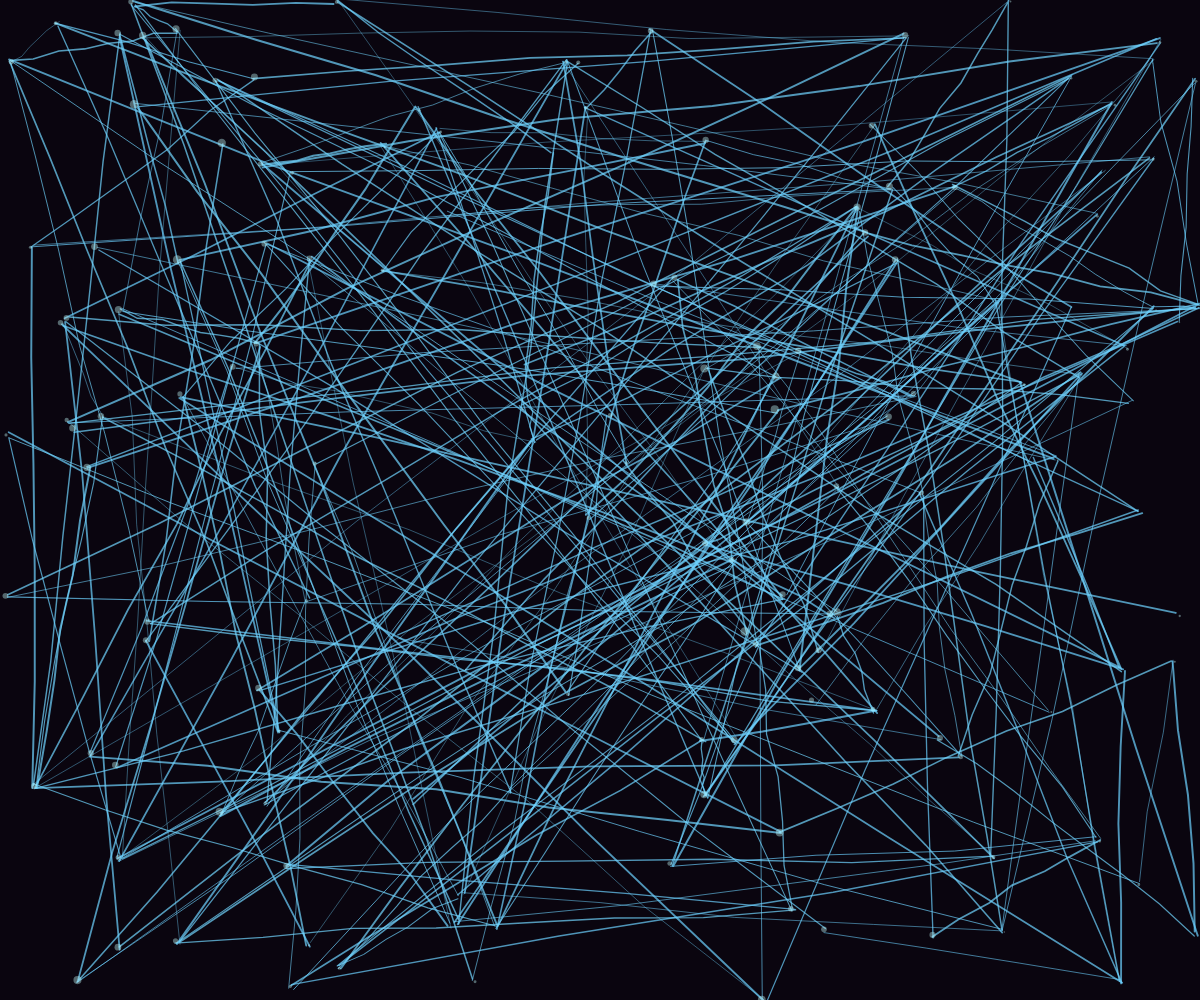
Frame 1 (no input)
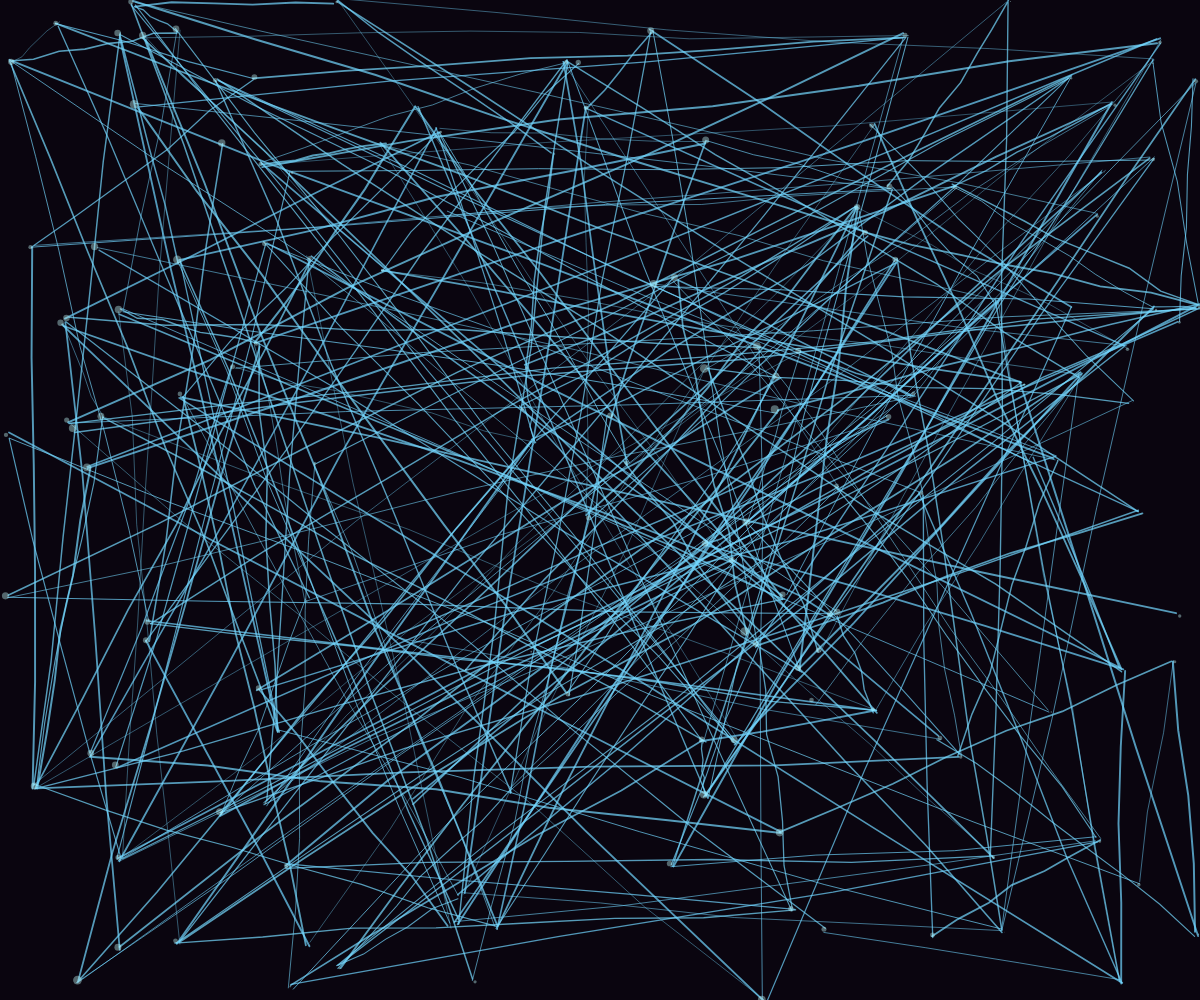
Frame 60 (no input)
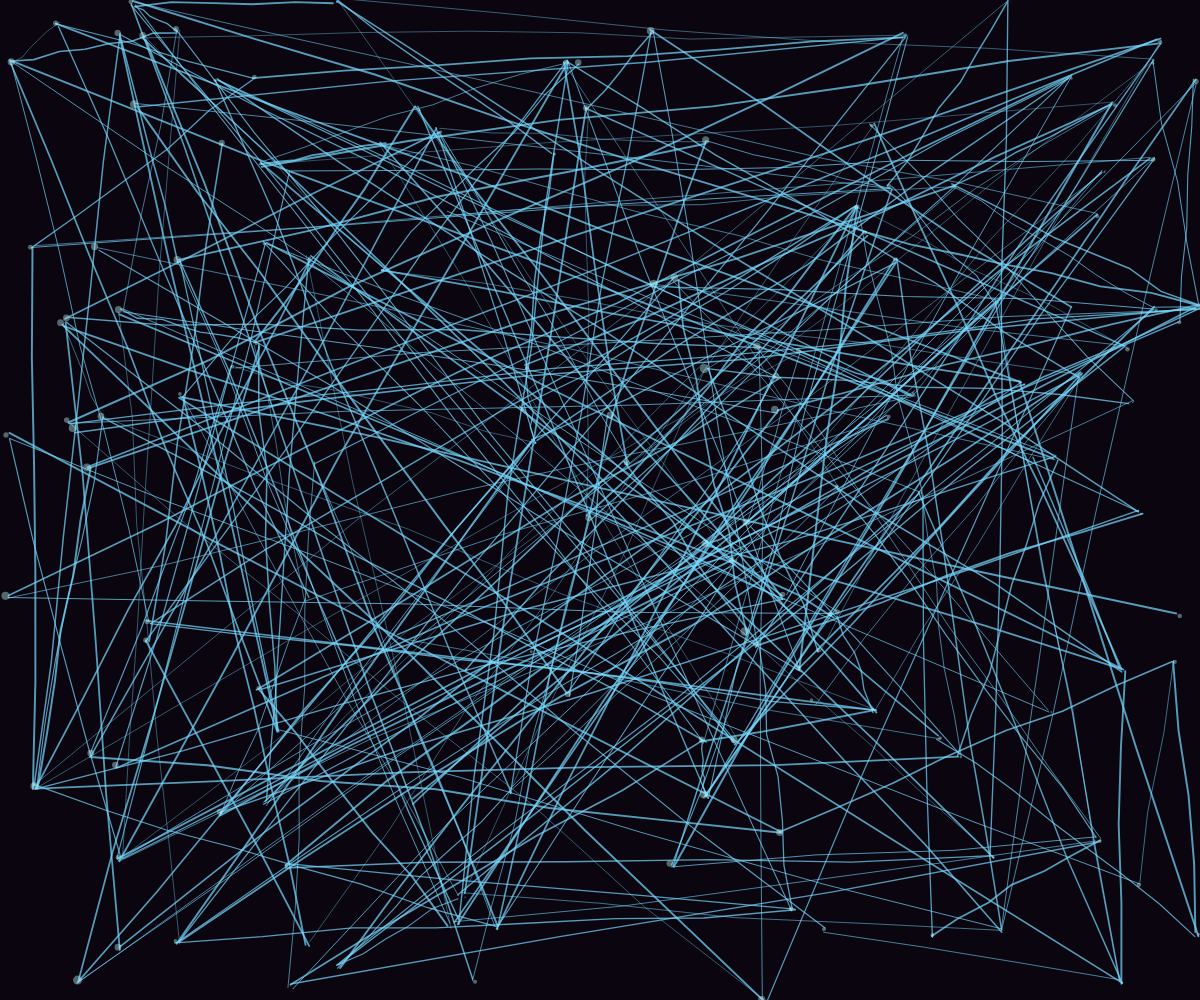
Frame 120 (the mouse pressed at the canvas centre since frame 60)

The p5.js sketch that drew these frames (run headless with seeded random() and noise() and a simulated clock; from frame 60 on, the mouse is pressed at the canvas centre):

// p5.js sketch
// ── sketch.js
let branches = [];
let nodes = [];
let time = 0;

function setup() {
  createCanvas(windowWidth, windowHeight);
  
  // Create initial network structure
  for (let i = 0; i < 150; i++) {
    nodes.push({
      x: random(width),
      y: random(height),
      connections: [],
      size: random(2, 6)
    });
  }
  
  // Connect nodes to form branching structure
  for (let i = 0; i < nodes.length; i++) {
    let node = nodes[i];
    let connectedCount = floor(random(1, 4));
    
    for (let j = 0; j < connectedCount; j++) {
      let targetIndex = floor(random(nodes.length));
      if (targetIndex !== i) {
        node.connections.push(targetIndex);
      }
    }
  }
  
  // Create branches from connections
  for (let i = 0; i < nodes.length; i++) {
    let node = nodes[i];
    for (let targetIndex of node.connections) {
      let targetNode = nodes[targetIndex];
      
      // Create branch with multiple segments
      let segmentCount = floor(random(3, 8));
      let branch = {
        points: [],
        color: color(100, 200, 255, 150),
        thickness: random(0.5, 2)
      };
      
      for (let j = 0; j <= segmentCount; j++) {
        let t = j / segmentCount;
        let x = lerp(node.x, targetNode.x, t);
        let y = lerp(node.y, targetNode.y, t);
        
        // Add some organic movement to branches
        x += random(-3, 3);
        y += random(-3, 3);
        
        branch.points.push(createVector(x, y));
      }
      
      branches.push(branch);
    }
  }
}

function draw() {
  background(10, 5, 15);
  
  time += 0.01;
  
  // Draw branches with subtle pulsing effect
  strokeWeight(1);
  noFill();
  
  for (let branch of branches) {
    // Pulsing color effect
    let pulse = sin(time * 0.5 + branch.points.length * 0.1) * 20;
    let r = red(branch.color) + pulse;
    let g = green(branch.color) + pulse;
    let b = blue(branch.color) + pulse;
    
    stroke(r, g, b, 180);
    strokeWeight(branch.thickness);
    
    beginShape();
    for (let point of branch.points) {
      // Add subtle organic movement to each point
      let offset = sin(time * 0.3 + point.x * 0.01) * 2;
      vertex(point.x + offset, point.y + offset);
    }
    endShape();
  }
  
  // Draw nodes with pulsing effect
  for (let node of nodes) {
    let pulse = sin(time * 0.7 + node.x * 0.01) * 3;
    fill(200, 255, 255, 100);
    noStroke();
    
    ellipse(node.x, node.y, node.size + pulse);
  }
  
  // Occasionally add new connections to simulate growth
  if (frameCount % 120 === 0 && branches.length < 800) {
    let sourceIndex = floor(random(nodes.length));
    let targetIndex = floor(random(nodes.length));
    
    if (sourceIndex !== targetIndex) {
      let sourceNode = nodes[sourceIndex];
      let targetNode = nodes[targetIndex];
      
      let branch = {
        points: [],
        color: color(100, 200, 255, 150),
        thickness: random(0.5, 2)
      };
      
      let segmentCount = floor(random(3, 8));
      for (let j = 0; j <= segmentCount; j++) {
        let t = j / segmentCount;
        let x = lerp(sourceNode.x, targetNode.x, t);
        let y = lerp(sourceNode.y, targetNode.y, t);
        
        // Add some organic movement
        x += random(-3, 3);
        y += random(-3, 3);
        
        branch.points.push(createVector(x, y));
      }
      
      branches.push(branch);
    }
  }
}

function windowResized() {
  resizeCanvas(windowWidth, windowHeight);
}
